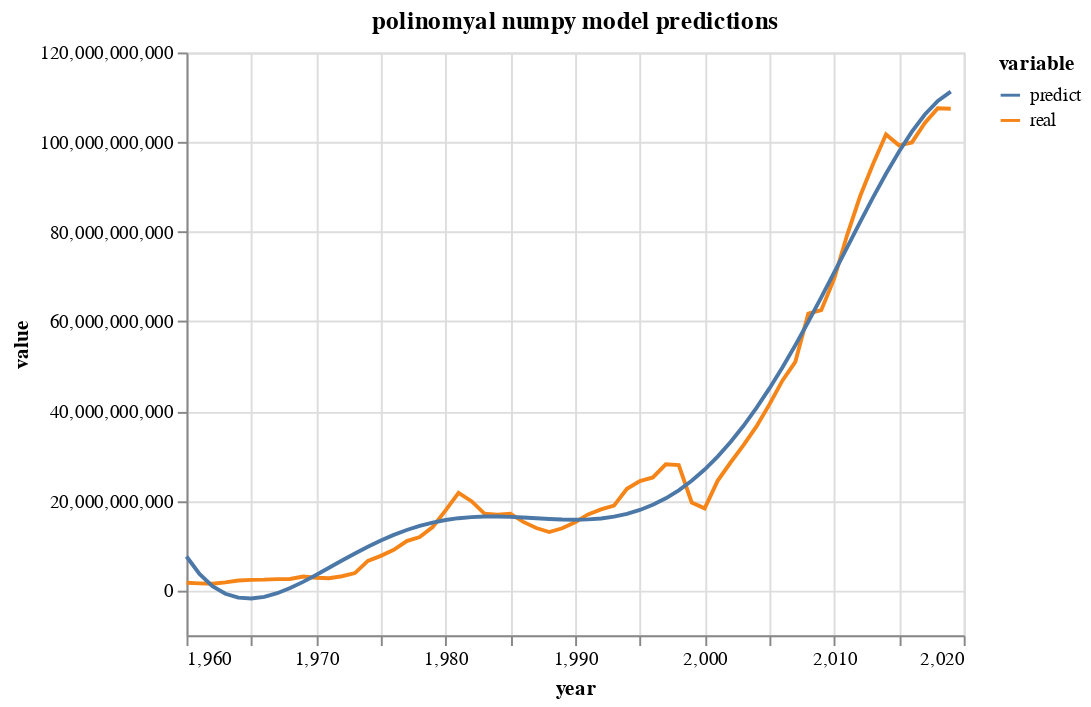

Notebook source saved alongside this figure:
### Code cell
alt.Chart(predict_polinomyal_np.melt('year')).mark_line().encode(
    x='year',
    y='value',
    color='variable'
).properties(title='polinomyal numpy model predictions')

### Figure 1 — Vega-Lite specification as saved in the notebook (floating-point values rounded to 4 significant figures)
{"config": {"view": {"continuousWidth": 400, "continuousHeight": 300}}, "data": {"name": "data-21b6692ef5ffc7193dcdfb7949281fe9"}, "mark": "line", "encoding": {"color": {"type": "nominal", "field": "variable"}, "x": {"type": "quantitative", "field": "year"}, "y": {"type": "quantitative", "field": "value"}}, "title": "polinomyal numpy model predictions", "$schema": "https://vega.github.io/schema/vega-lite/v4.8.1.json", "datasets": {"data-21b6692ef5ffc7193dcdfb7949281fe9": [{"year": 1960, "variable": "real", "value": 1724000000.0}, {"year": 1961, "variable": "real", "value": 1607000000.0}, {"year": 1962, "variable": "real", "value": 1517000000.0}, {"year": 1963, "variable": "real", "value": 1823000000.0}, {"year": 1964, "variable": "real", "value": 2243000000.0}, {"year": 1965, "variable": "real", "value": 2386000000.0}, {"year": 1966, "variable": "real", "value": 2428000000.0}, {"year": 1967, "variable": "real", "value": 2552000000.0}, {"year": 1968, "variable": "real", "value": 2581000000.0}, {"year": 1969, "variable": "real", "value": 3111000000.0}, {"year": 1970, "variable": "real", "value": 2861000000.0}, {"year": 1971, "variable": "real", "value": 2753000000.0}, {"year": 1972, "variable": "real", "value": 3184000000.0}, {"year": 1973, "variable": "real", "value": 3890000000.0}, {"year": 1974, "variable": "real", "value": 6596000000.0}, {"year": 1975, "variable": "real", "value": 7728000000.0}, {"year": 1976, "variable": "real", "value": 9088000000.0}, {"year": 1977, "variable": "real", "value": 11020000000.0}, {"year": 1978, "variable": "real", "value": 11920000000.0}, {"year": 1979, "variable": "real", "value": 14170000000.0}, {"year": 1980, "variable": "real", "value": 17870000000.0}, {"year": 1981, "variable": "real", "value": 21800000000.0}, {"year": 1982, "variable": "real", "value": 19920000000.0}, {"year": 1983, "variable": "real", "value": 17140000000.0}, {"year": 1984, "variable": "real", "value": 16900000000.0}, {"year": 1985, "variable": "real", "value": 17140000000.0}, {"year": 1986, "variable": "real", "value": 15310000000.0}, {"year": 1987, "variable": "real", "value": 13940000000.0}, {"year": 1988, "variable": "real", "value": 13050000000.0}, {"year": 1989, "variable": "real", "value": 13880000000.0}, {"year": 1990, "variable": "real", "value": 15230000000.0}, {"year": 1991, "variable": "real", "value": 16980000000.0}, {"year": 1992, "variable": "real", "value": 18090000000.0}, {"year": 1993, "variable": "real", "value": 18930000000.0}, {"year": 1994, "variable": "real", "value": 22700000000.0}, {"year": 1995, "variable": "real", "value": 24420000000.0}, {"year": 1996, "variable": "real", "value": 25210000000.0}, {"year": 1997, "variable": "real", "value": 28150000000.0}, {"year": 1998, "variable": "real", "value": 27970000000.0}, {"year": 1999, "variable": "real", "value": 19640000000.0}, {"year": 2000, "variable": "real", "value": 18320000000.0}, {"year": 2001, "variable": "real", "value": 24470000000.0}, {"year": 2002, "variable": "real", "value": 28550000000.0}, {"year": 2003, "variable": "real", "value": 32430000000.0}, {"year": 2004, "variable": "real", "value": 36590000000.0}, {"year": 2005, "variable": "real", "value": 41510000000.0}, {"year": 2006, "variable": "real", "value": 46800000000.0}, {"year": 2007, "variable": "real", "value": 51010000000.0}, {"year": 2008, "variable": "real", "value": 61760000000.0}, {"year": 2009, "variable": "real", "value": 62520000000.0}, {"year": 2010, "variable": "real", "value": 69560000000.0}, {"year": 2011, "variable": "real", "value": 79280000000.0}, {"year": 2012, "variable": "real", "value": 87920000000.0}, {"year": 2013, "variable": "real", "value": 95130000000.0}, {"year": 2014, "variable": "real", "value": 101700000000.0}, {"year": 2015, "variable": "real", "value": 99290000000.0}, {"year": 2016, "variable": "real", "value": 99940000000.0}, {"year": 2017, "variable": "real", "value": 104300000000.0}, {"year": 2018, "variable": "real", "value": 107600000000.0}, {"year": 2019, "variable": "real", "value": 107400000000.0}, {"year": 1960, "variable": "predict", "value": 7584000000.0}, {"year": 1961, "variable": "predict", "value": 3701000000.0}, {"year": 1962, "variable": "predict", "value": 990700000.0}, {"year": 1963, "variable": "predict", "value": -721900000.0}, {"year": 1964, "variable": "predict", "value": -1597000000.0}, {"year": 1965, "variable": "predict", "value": -1781000000.0}, {"year": 1966, "variable": "predict", "value": -1407000000.0}, {"year": 1967, "variable": "predict", "value": -594500000.0}, {"year": 1968, "variable": "predict", "value": 548700000.0}, {"year": 1969, "variable": "predict", "value": 1927000000.0}, {"year": 1970, "variable": "predict", "value": 3457000000.0}, {"year": 1971, "variable": "predict", "value": 5064000000.0}, {"year": 1972, "variable": "predict", "value": 6687000000.0}, {"year": 1973, "variable": "predict", "value": 8272000000.0}, {"year": 1974, "variable": "predict", "value": 9777000000.0}, {"year": 1975, "variable": "predict", "value": 11170000000.0}, {"year": 1976, "variable": "predict", "value": 12410000000.0}, {"year": 1977, "variable": "predict", "value": 13500000000.0}, {"year": 1978, "variable": "predict", "value": 14420000000.0}, {"year": 1979, "variable": "predict", "value": 15160000000.0}, {"year": 1980, "variable": "predict", "value": 15730000000.0}, {"year": 1981, "variable": "predict", "value": 16130000000.0}, {"year": 1982, "variable": "predict", "value": 16380000000.0}, {"year": 1983, "variable": "predict", "value": 16500000000.0}, {"year": 1984, "variable": "predict", "value": 16500000000.0}, {"year": 1985, "variable": "predict", "value": 16420000000.0}, {"year": 1986, "variable": "predict", "value": 16280000000.0}, {"year": 1987, "variable": "predict", "value": 16110000000.0}, {"year": 1988, "variable": "predict", "value": 15950000000.0}, {"year": 1989, "variable": "predict", "value": 15830000000.0}, {"year": 1990, "variable": "predict", "value": 15790000000.0}, {"year": 1991, "variable": "predict", "value": 15860000000.0}, {"year": 1992, "variable": "predict", "value": 16070000000.0}, {"year": 1993, "variable": "predict", "value": 16470000000.0}, {"year": 1994, "variable": "predict", "value": 17090000000.0}, {"year": 1995, "variable": "predict", "value": 17960000000.0}, {"year": 1996, "variable": "predict", "value": 19110000000.0}, {"year": 1997, "variable": "predict", "value": 20560000000.0}, {"year": 1998, "variable": "predict", "value": 22350000000.0}, {"year": 1999, "variable": "predict", "value": 24480000000.0}, {"year": 2000, "variable": "predict", "value": 26980000000.0}, {"year": 2001, "variable": "predict", "value": 29860000000.0}, {"year": 2002, "variable": "predict", "value": 33110000000.0}, {"year": 2003, "variable": "predict", "value": 36740000000.0}, {"year": 2004, "variable": "predict", "value": 40730000000.0}, {"year": 2005, "variable": "predict", "value": 45080000000.0}, {"year": 2006, "variable": "predict", "value": 49750000000.0}, {"year": 2007, "variable": "predict", "value": 54720000000.0}, {"year": 2008, "variable": "predict", "value": 59940000000.0}, {"year": 2009, "variable": "predict", "value": 65360000000.0}, {"year": 2010, "variable": "predict", "value": 70920000000.0}, {"year": 2011, "variable": "predict", "value": 76550000000.0}, {"year": 2012, "variable": "predict", "value": 82160000000.0}, {"year": 2013, "variable": "predict", "value": 87660000000.0}, {"year": 2014, "variable": "predict", "value": 92940000000.0}, {"year": 2015, "variable": "predict", "value": 97880000000.0}, {"year": 2016, "variable": "predict", "value": 102300000000.0}, {"year": 2017, "variable": "predict", "value": 106200000000.0}, {"year": 2018, "variable": "predict", "value": 109200000000.0}, {"year": 2019, "variable": "predict", "value": 111300000000.0}]}}
